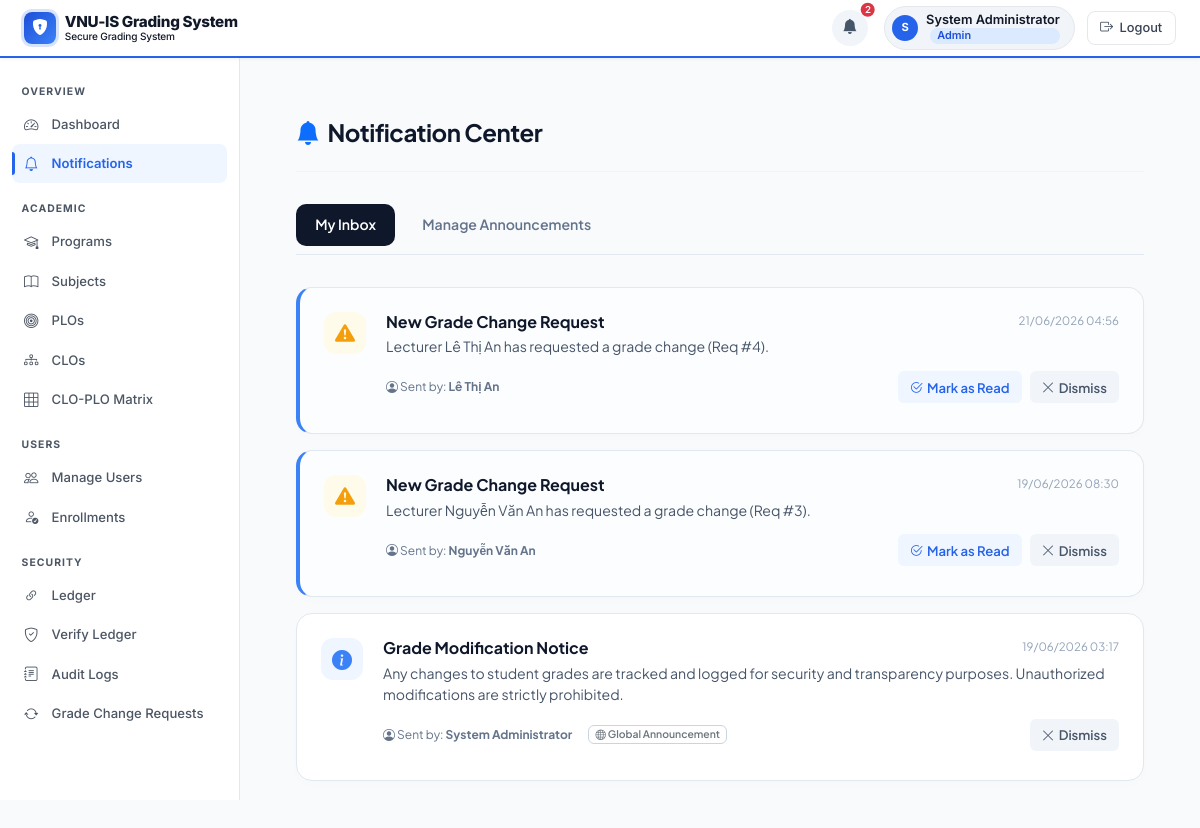
Screenshot of /index.php?page=notifications (signed in) with the database file from the repository.
### tables this page shows
CREATE TABLE `notifications` (
  `id` int(11) NOT NULL,
  `user_id` int(11) DEFAULT NULL,
  `title` varchar(255) NOT NULL,
  `message` text NOT NULL,
  `type` enum('info','success','warning','danger') NOT NULL DEFAULT 'info',
  `is_read` tinyint(1) NOT NULL DEFAULT 0,
  `created_by` int(11) DEFAULT NULL,
  `created_at` timestamp NOT NULL DEFAULT current_timestamp(),
  `read_by` text DEFAULT NULL,
  `dismissed_by` text DEFAULT NULL
);

CREATE TABLE `users` (
  `id` int(11) NOT NULL,
  `username` varchar(50) NOT NULL,
  `password_hash` varchar(255) NOT NULL,
  `role` enum('admin','lecturer','student') NOT NULL DEFAULT 'student',
  `full_name` varchar(100) NOT NULL,
  `email` varchar(100) NOT NULL,
  `created_at` timestamp NOT NULL DEFAULT current_timestamp()
);

### classes/database.php (called while the page is built, shortened)
<?php
class Database {
    private static $instance = null;
    private $pdo;
    private function __construct() {
        try {
            $dsn = "mysql:host=" . DB_HOST . ";dbname=" . DB_NAME . ";charset=" . DB_CHARSET;
            $this->pdo = new PDO($dsn, DB_USER, DB_PASS, [
                PDO::ATTR_ERRMODE            => PDO::ERRMODE_EXCEPTION,
                PDO::ATTR_DEFAULT_FETCH_MODE => PDO::FETCH_ASSOC,
                PDO::ATTR_EMULATE_PREPARES   => false,
            ]);
        } catch (PDOException $e) {
            die("Database connection failed: " . $e->getMessage());
        }
    }
    public static function getInstance() {
        if (self::$instance === null) {
            self::$instance = new Database();
        }
        return self::$instance;
    }
    public function __get($name) {
        if ($name === 'pdo') return $this->pdo;
        return null;
    }
}

### includes/core.php (called while the page is built, shortened)
<?php
require_once __DIR__ . '/../classes/database.php';
function db(): PDO {
    return Database::getInstance()->pdo;
}
function qAll(string $sql, array $p = []): array {
    $s = db()->prepare($sql); $s->execute($p); return $s->fetchAll();
}

### models/NotificationModel.php (called while the page is built, shortened)
<?php
class NotificationModel {
    public static function getInboxForUser(int $userId): array {
        $rows = qAll(
            "SELECT n.*, u.full_name AS sender_name
             FROM notifications n
             LEFT JOIN users u ON n.created_by = u.id
             WHERE n.user_id = ? OR n.user_id IS NULL
             ORDER BY n.created_at DESC LIMIT 100",
            [$userId]
        );
        $filtered = [];
        foreach ($rows as $row) {
            if ($row['user_id'] === null) {
                $readBy = [];
                if (!empty($row['read_by'])) {
                    $readBy = json_decode($row['read_by'], true);
                }
                $row['is_read'] = in_array($userId, $readBy, true) ? 1 : 0;
            }
            $filtered[] = $row;
        }
        return $filtered;
    }
}

### view/notifications.php (the view, shortened to what this page needs)
<?php
function pageNOTIFICATIONS(array $myInbox = [], array $allNotifs = [], array $recipients = [], bool $isAdmin = false): void {
    ?>
    <div class="notif-container">
        <div class="page-header-luxury">
            <div>
                <h4><i class="bi bi-bell-fill me-2 text-primary"></i>Notification Center</h4>
            </div>
        </div>
        <?php if ($isAdmin): ?>
            <div class="notif-tabs">
                <button class="notif-tab-btn active" onclick="switchTab('inbox')">My Inbox</button>
                <button class="notif-tab-btn" onclick="switchTab('crud')">Manage Announcements</button>
            </div>
        <?php endif; ?>
        <div id="tab-inbox" class="tab-content">
            <div id="inbox-list">
                <?php if (empty($myInbox)): ?>
                    <div class="alert alert-info border-0 shadow-sm py-4 text-center">Your notification inbox is currently empty.</div>
                <?php else: ?>
                    <?php foreach ($myInbox as $n): ?>
                        <?php
                            $unreadClass = $n['is_read'] == 0 ? 'unread' : '';
                            $iconMap = [
                                'info' => 'info-circle-fill',
                                'success' => 'check-circle-fill',
                                'warning' => 'exclamation-triangle-fill',
                                'danger' => 'slash-circle-fill'
                            ];
                            $iconType = $iconMap[$n['type']] ?? 'info-circle-fill';
                            $timeStr = date('d/m/Y H:i', strtotime($n['created_at']));
                        ?>
                        <div class="notif-card <?php echo $unreadClass; ?>" id="notif-card-<?php echo $n['id']; ?>">
                            <div class="notif-icon-box icon-<?php echo h($n['type']); ?>">
                                <i class="bi bi-<?php echo $iconType; ?>"></i>
                            </div>
                            <div class="notif-body">
                                <div class="notif-title-row">
                                    <h5 class="notif-title"><?php echo h($n['title']); ?></h5>
                                    <span class="notif-time"><?php echo $timeStr; ?></span>
                                </div>
                                <div class="notif-message"><?php echo nl2br(h($n['message'])); ?></div>
                                <div class="notif-title-row align-items-center">
                                    <div class="notif-meta">
                                        <span><i class="bi bi-person-circle"></i> Sent by: <strong><?php echo h($n['sender_name'] ?? 'System'); ?></strong></span>
                                        <?php if ($n['user_id'] === null): ?>
                                            <span class="badge bg-secondary-soft text-secondary" style="font-size:0.65rem; border: 1px solid #cbd5e1;"><i class="bi bi-globe"></i> Global Announcement</span>
                                        <?php endif; ?>
                                    </div>
                                    <div class="d-flex gap-2">
                                        <?php if ($n['is_read'] == 0): ?>
                                            <button onclick="ajaxMarkRead(<?php echo $n['id']; ?>)" class="btn-action-ajax btn-action-read" id="btn-read-<?php echo $n['id']; ?>">
                                                <i class="bi bi-check2-circle"></i> Mark as Read
                                            </button>
                                        <?php endif; ?>
                                        <button onclick="ajaxDismiss(<?php echo $n['id']; ?>)" class="btn-action-ajax btn-action-dismiss">
                                            <i class="bi bi-x-lg"></i> Dismiss
                                        </button>
                                    </div>
                                </div>
                            </div>
                        </div>
                    <?php endforeach; ?>
                <?php endif; ?>
            </div>
        </div>
    </div>
    <?php
}

### includes/layout.php (style rules this page uses)
*, *::before, *::after { box-sizing: border-box; }
:root { --sidebar-bg: #ffffff; --sidebar-width: 240px; --navbar-h: 58px; --accent: #2563eb; --accent-hover: #1d4ed8; --accent-glow: rgba(37,99,235,.18); --surface: #ffffff; --surface-2: #f8fafc; --border: #e5e7eb; --text-main: #111827; --text-muted: #6b7280; --text-sidebar: #4b5563; --text-sidebar-active: #2563eb; --success: #10b981; --danger: #ef4444; --warning: #f59e0b; --info: #3b82f6; --radius: 10px; --shadow-sm: 0 1px 3px rgba(0,0,0,.06), 0 1px 2px rgba(0,0,0,.04); --shadow-md: 0 4px 16px rgba(0,0,0,.08); --shadow-lg: 0 10px 40px rgba(0,0,0,.10); --transition: all .18s ease; }
body { font-family: 'Inter', system-ui, sans-serif; background: var(--surface-2); color: var(--text-main); font-size: .875rem; line-height: 1.6; -webkit-font-smoothing: antialiased; }
.badge { font-size: .72rem; font-weight: 600; border-radius: 6px; padding: .28em .6em; }

### view/notifications.php (style rules this page uses)
.notif-container { max-width: 1100px; margin: 2rem auto; padding: 0 1.5rem; font-family: 'Plus Jakarta Sans', sans-serif !important; }
.page-header-luxury { border-bottom: 1px solid #f1f5f9; padding-bottom: 1.5rem; margin-bottom: 2rem; display: flex; justify-content: space-between; align-items: center; }
.page-header-luxury h4 { font-size: 1.5rem; font-weight: 700; color: #0f172a; letter-spacing: -0.02em; margin: 0; }
.notif-tabs { display: flex; gap: 0.5rem; border-bottom: 1px solid #e2e8f0; margin-bottom: 2rem; padding-bottom: 0.5rem; }
.notif-tab-btn { background: none; border: none; padding: 0.6rem 1.2rem; font-size: 0.88rem; font-weight: 600; color: #64748b; border-radius: 10px; transition: all 0.2s ease; cursor: pointer; }
.notif-tab-btn.active { background: #0f172a; color: #ffffff; }
.notif-card { background: #ffffff; border: 1px solid #e2e8f0; border-radius: 16px; padding: 1.5rem; margin-bottom: 1rem; box-shadow: 0 4px 12px rgba(0,0,0,0.01); transition: all 0.3s cubic-bezier(0.16, 1, 0.3, 1); position: relative; overflow: hidden; display: flex; gap: 1.25rem; }
.notif-card.unread { border-left: 4px solid #3b82f6; background: #fcfdfe; }
.notif-icon-box { width: 42px; height: 42px; border-radius: 12px; display: flex; align-items: center; justify-content: center; font-size: 1.25rem; flex-shrink: 0; }
.icon-info { background: #eff6ff; color: #3b82f6; }
.icon-warning { background: #fffbeb; color: #f59e0b; }
.notif-body { flex-grow: 1; }
.notif-title-row { display: flex; justify-content: space-between; align-items: flex-start; margin-bottom: 0.35rem; gap: 1rem; }
.notif-title { font-size: 1rem; font-weight: 700; color: #0f172a; margin: 0; }
.notif-time { font-size: 0.72rem; color: #94a3b8; white-space: nowrap; }
.notif-message { font-size: 0.88rem; color: #475569; margin-bottom: 0.85rem; line-height: 1.5; }
.notif-meta { font-size: 0.75rem; color: #64748b; display: flex; align-items: center; gap: 1rem; }
.btn-action-ajax { background: none; border: none; font-size: 0.82rem; font-weight: 600; padding: 0.35rem 0.75rem; border-radius: 6px; cursor: pointer; transition: all 0.2s; display: inline-flex; align-items: center; gap: 4px; }
.btn-action-dismiss { background: #f1f5f9; color: #475569; }
.btn-action-read { background: #eff6ff; color: #2563eb; }

### rows the page displays
notifications: title "New Grade Change Request", created_at "21/06/2026 04:56", message "Lecturer Lê Thị An has requested a grade change (Req #4).", created_by.full_name "Lê Thị An"
notifications: title "New Grade Change Request", created_at "19/06/2026 08:30", message "Lecturer Nguyễn Văn An has requested a grade change (Req #3).", created_by.full_name "Nguyễn Văn An"

### other values shown
APP_NAME "VNU-IS Grading System"
$unreadCount "2"
$initials "S"
$fn "System Administrator"
$r "Admin"
$label "Dashboard Notifications Programs Subjects PLOs CLOs CLO-PLO Matrix Manage Users Enrollments Ledger Verify Ledger Audit Logs Grade Change Requests"
$n['title'] "Grade Modification Notice"
$timeStr "19/06/2026 03:17"
$n['message'] "Any changes to student grades are tracked and logged for security and transparency purposes. Unauthorized modifications are strictly prohibited."
$n['sender_name'] "System Administrator"
